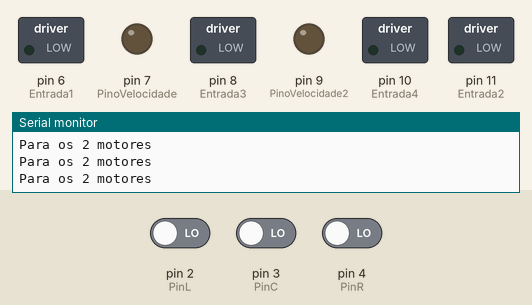
Bench run of a sketch on a simulated Arduino Uno, built with avr-gcc and run on an emulated ATmega328P. On the bench: switched loads named in the sketch (green lamp = pin HIGH), output pins drawn as LEDs (lit = HIGH), the last lines printed to the serial monitor. The inputs (shaded band) are chosen by the test bench; at power-on: pin 2 (PinL) LOW, pin 4 (PinR) LOW, pin 3 (PinC) LOW.

Above: at 1.2 s.
1.3 s: pin 2 (PinL) driven HIGH
At 2.3 s:
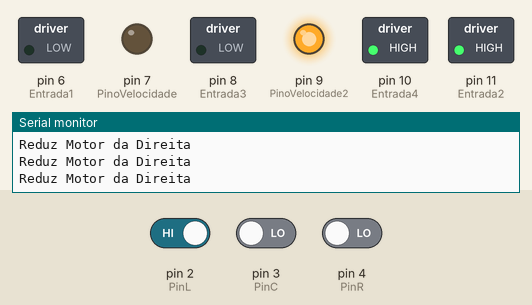
2.8 s: pin 4 (PinR) driven HIGH
At 3.4 s:
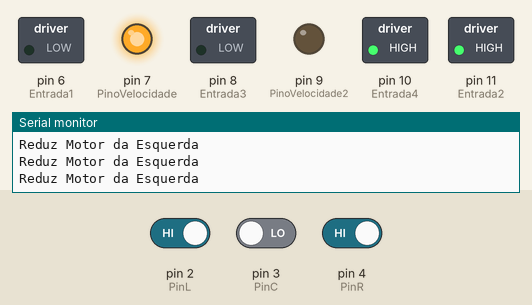
4.3 s: pin 3 (PinC) driven HIGH
At 4.7 s:
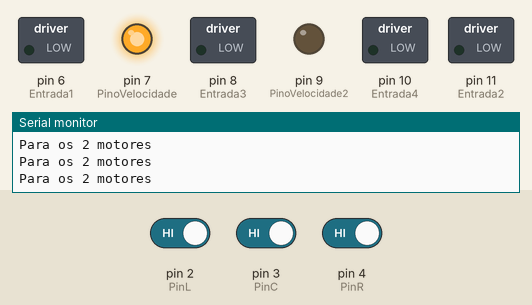
5.8 s: pin 2 (PinL) driven LOW
At 6.6 s:
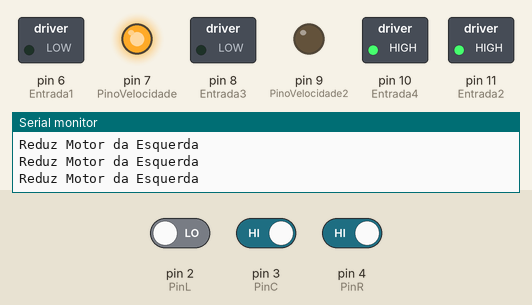
8.8 s: pin 4 (PinR) driven LOW
At 9.8 s:
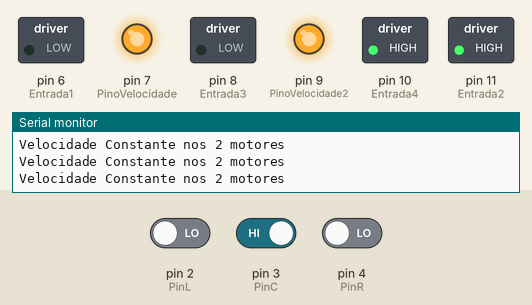
10.3 s: pin 3 (PinC) driven LOW
At 11.4 s:
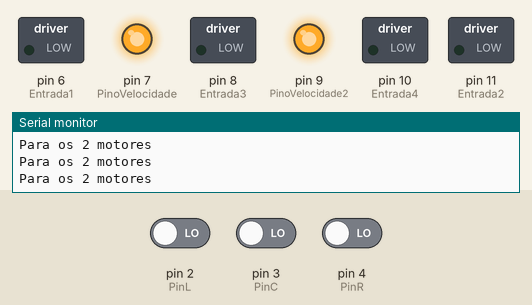
Timing chart, 0 to 12.8 s (numbered marks = the images above; inputs shaded):
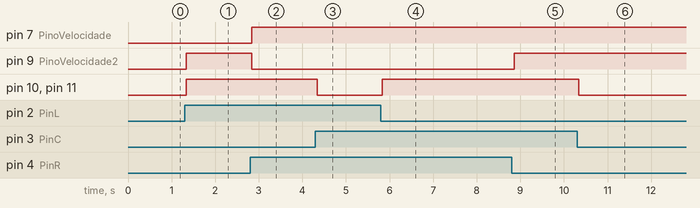

The sketch:

Ir.ino
```cpp
const int PinL = 2;
const int PinC = 3;
const int PinR = 4;

int PinoVelocidade = 7;//3; //Ligado ao pino 1 do L293D
int PinoVelocidade2 = 9;//5;
int Entrada1 = 6;//2; //Ligado ao pino 2 do L293D
int Entrada2 = 11;//7; //Ligado ao pino 7 do L293D
int Entrada3 = 8;//4;
int Entrada4 = 10;//6;

int velocidade = 700;
int reducao = 700;

int LState = 0;
int CState = 0;
int RState = 0;

void setup() {
 Serial.begin(9600);
 pinMode(PinL, INPUT);
 pinMode(PinC, INPUT);
 pinMode(PinR, INPUT);
 pinMode(PinoVelocidade, OUTPUT);
 pinMode(Entrada1, OUTPUT);
 pinMode(Entrada2, OUTPUT);
 pinMode(PinoVelocidade2, OUTPUT);
 pinMode(Entrada3, OUTPUT);
 pinMode(Entrada4, OUTPUT);
}
void loop() {
 LState = digitalRead(PinL);
 CState = digitalRead(PinC);
 RState = digitalRead(PinR);


 if ((CState == HIGH) && (RState == LOW && LState == LOW)) {
   avante();
 }else{
     if(CState == HIGH && RState == HIGH && LState == HIGH){
       parar();
     }else{
       giro();
     }
 }
}

void giro(){
  if(RState == HIGH){
    giroDireita();
  }else{
    if(LState == HIGH){
      giroEsquerda();
    }else{
      parar();
    }
  }
}

void giroDireita(){
  Serial.println("Reduz Motor da Esquerda");
  liga();
  analogWrite(PinoVelocidade, velocidade);
  analogWrite(PinoVelocidade2, velocidade - reducao);
}

void giroEsquerda(){
    Serial.println("Reduz Motor da Direita");
    liga();
    analogWrite(PinoVelocidade, velocidade - reducao);
    analogWrite(PinoVelocidade2, velocidade);
}

void avante(){
    liga();
    Serial.println("Velocidade Constante nos 2 motores");
    analogWrite(PinoVelocidade, velocidade);
    analogWrite(PinoVelocidade2, velocidade);
}

void liga(){
   digitalWrite(Entrada1, LOW);
   digitalWrite(Entrada2, HIGH);
   digitalWrite(Entrada3, LOW);
   digitalWrite(Entrada4, HIGH);
}

void parar(){
    Serial.println("Para os 2 motores");
    digitalWrite(Entrada1, LOW);
    digitalWrite(Entrada2, LOW);
    digitalWrite(Entrada3, LOW);
    digitalWrite(Entrada4, LOW);
}
```

Measured:
- after the input at 1.3 s, pin 9 (PinoVelocidade2), pin 10 (Entrada4), pin 11 (Entrada2): LOW → HIGH at once
- after the input at 2.8 s, pin 7 (PinoVelocidade): LOW → HIGH at once; pin 9 (PinoVelocidade2): HIGH → LOW at once
- after the input at 4.3 s, pin 10 (Entrada4), pin 11 (Entrada2): HIGH → LOW at once
- after the input at 5.8 s, pin 10 (Entrada4), pin 11 (Entrada2): LOW → HIGH at once
- after the input at 8.8 s, pin 9 (PinoVelocidade2): LOW → HIGH after 0.06 s
- after the input at 10.3 s, pin 10 (Entrada4), pin 11 (Entrada2): HIGH → LOW at once
